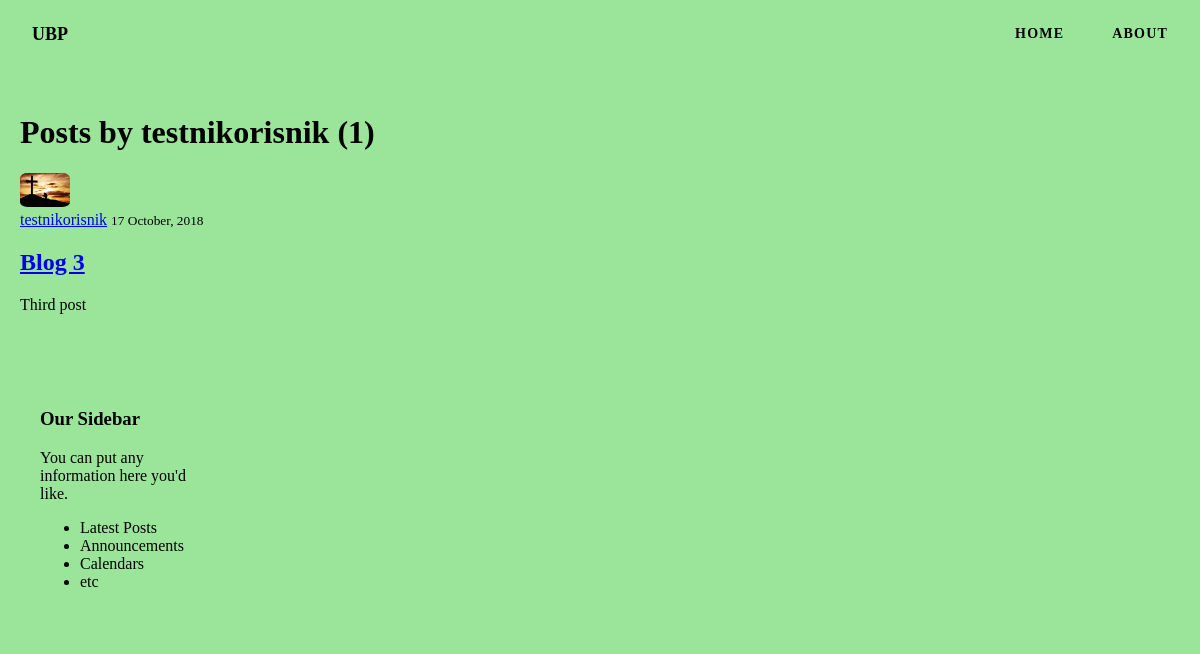
Page /user/testnikorisnik on the earlier database version.
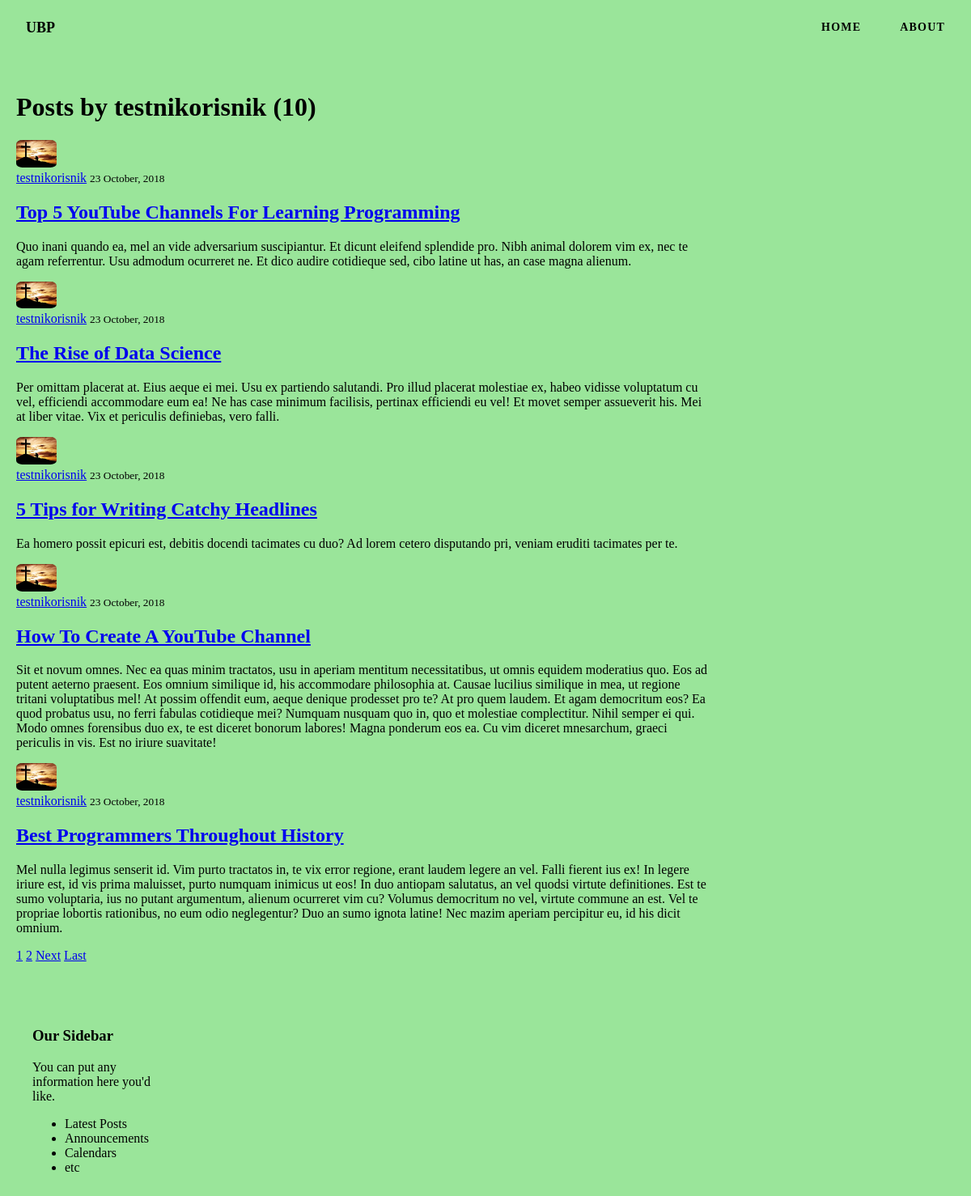
Same page on the later database version.
### blog/models.py (models this page shows, shortened)
class Post(models.Model):
    title = models.CharField(max_length=100)
    content = models.TextField()
    date_posted = models.DateTimeField(default=timezone.now)
    author = models.ForeignKey(User, on_delete=models.CASCADE)  # on_delete = u slučaju kada se obriše user, obrisati će se i svi njegovi postovi

### users/models.py (models this page shows, shortened)
class Profile(models.Model):
    user = models.OneToOneField(User, on_delete=models.CASCADE)
    image = models.ImageField(default='default.jpg', upload_to='profile_pics')

### blog/views.py (the view)
# urls.py: path('user/<str:username>', UserPostListView.as_view(), name='user-posts'),
class UserPostListView(ListView):
    model = Post
    template_name = 'blog/user_posts.html'
    context_object_name = 'posts'
    paginate_by = 5     # podešavanje koliko postova po stranici
    def get_queryset(self):
        user = get_object_or_404(User, username=self.kwargs.get('username'))
        return Post.objects.filter(author=user).order_by('-date_posted')

### blog/templates/blog/user_posts.html (shortened to what this page needs)
{% extends "blog/base.html" %}
{% block content %}
    <h1 class="">Posts by {{ view.kwargs.username }} ({{ page_obj.paginator.count }})</h1>
    {% for post in posts %}
        <article class="">
            <img class="user-logo" src="{{ post.author.profile.image.url }}">
            <div class="">
                <div class="">
                    <a class="" href="{% url 'user-posts' post.author.username %}">{{ post.author }}</a>
                    <small class="">{{ post.date_posted|date:"d F, Y" }}</small>
                </div>
                <h2><a class="" href="{% url 'post-detail' post.id %}">{{ post.title }}</a></h2>
                <p class="">{{ post.content }}</p>
            </div>
        </article>
    {% endfor %}
    {% if is_paginated %}
        {% for num in page_obj.paginator.page_range %}
            {% if page_obj.number == num %}
                <a class="" href="?page={{ num }}">{{ num }}</a>
            {% elif num > page_obj.number|add:'-3' and num < page_obj.number|add:'3' %}
                <a class="" href="?page={{ num }}">{{ num }}</a>
            {% endif %}
        {% endfor %}
        {% if page_obj.has_next %}
            <a class="" href="?page={{ page_obj.next_page_number }}">Next</a>
            <a class="" href="?page={{ page_obj.paginator.num_pages }}">Last</a>
        {% endif %}
    {% endif %}
{% endblock content %}

Differences in the rows shown:
no longer on this page (row unchanged): Post: author.profile.image (placeholder picture), author "testnikorisnik", date_posted "17 October, 2018", title "Blog 3", content "Third post"
added Post: author.profile.image (placeholder picture), author "testnikorisnik", date_posted "23 October, 2018", title "Top 5 YouTube Channels For Learning Programming", content "Quo inani quando ea, mel an vide adversarium suscipiantur. Et dicunt eleifend splendide pro. Nibh animal dolorem vim ex, nec te agam referrentur. Usu admodum ocurreret ne. Et dico audire cotidieque sed, cibo latine ut has, an case magna alienum."
added Post: author.profile.image (placeholder picture), author "testnikorisnik", date_posted "23 October, 2018", title "The Rise of Data Science", content "Per omittam placerat at. Eius aeque ei mei. Usu ex partiendo salutandi. Pro illud placerat molestiae ex, habeo vidisse voluptatum cu vel, efficiendi accommodare eum ea! Ne has case minimum facilisis, pertinax efficiendi eu vel! Et movet semper assueverit his. Mei at liber vitae. Vix et periculis definiebas, vero falli."
added Post: author.profile.image (placeholder picture), author "testnikorisnik", date_posted "23 October, 2018", title "5 Tips for Writing Catchy Headlines", content "Ea homero possit epicuri est, debitis docendi tacimates cu duo? Ad lorem cetero disputando pri, veniam eruditi tacimates per te."
added Post: author.profile.image (placeholder picture), author "testnikorisnik", date_posted "23 October, 2018", title "How To Create A YouTube Channel", content "Sit et novum omnes. Nec ea quas minim tractatos, usu in aperiam mentitum necessitatibus, ut omnis equidem moderatius quo. Eos ad putent aeterno praesent. Eos omnium similique id, his accommodare philosophia at. Causae lucilius similique in mea, ut regione tritani voluptatibus mel! At possim offendit eum, aeque denique prodesset pro te? At pro quem laudem. Et agam democritum eos? Ea quod probatus usu, no ferri fabulas cotidieque mei? Numquam nusquam quo in, quo et molestiae complectitur. Nihil semper ei qui. Modo omnes forensibus duo ex, te est diceret bonorum labores! Magna ponderum eos ea. Cu vim diceret mnesarchum, graeci periculis in vis. Est no iriure suavitate!"
added Post: author.profile.image (placeholder picture), author "testnikorisnik", date_posted "23 October, 2018", title "Best Programmers Throughout History", content "Mel nulla legimus senserit id. Vim purto tractatos in, te vix error regione, erant laudem legere an vel. Falli fierent ius ex! In legere iriure est, id vis prima maluisset, purto numquam inimicus ut eos! In duo antiopam salutatus, an vel quodsi virtute definitiones. Est te sumo voluptaria, ius no putant argumentum, alienum ocurreret vim cu? Volumus democritum no vel, virtute commune an est. Vel te propriae lobortis rationibus, no eum odio neglegentur? Duo an sumo ignota latine! Nec mazim aperiam percipitur eu, id his dicit omnium."
Other differences:
{{ page_obj.paginator.count }}: "1" → "10"
new list line: "1"
new list line: "2"
text now shown: "Next Last"
